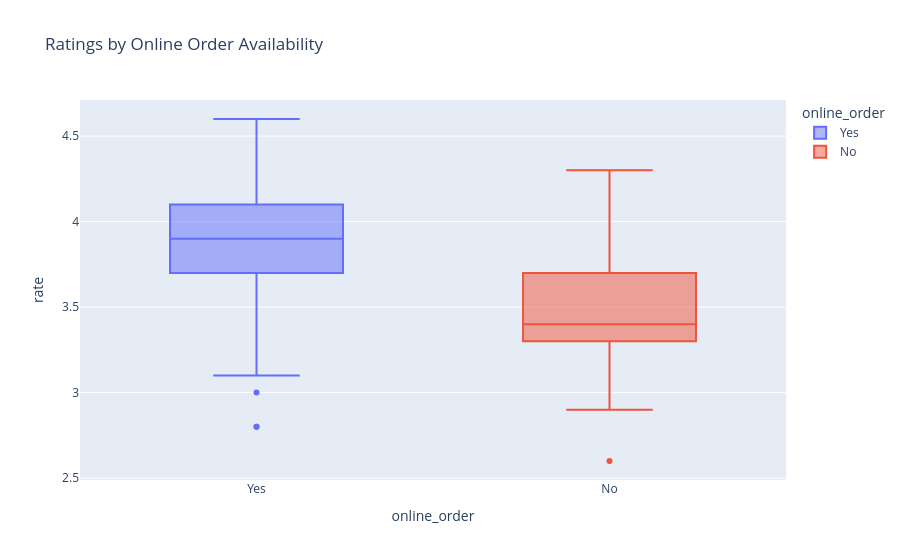

Notebook source saved alongside this figure:
### Code cell
import plotly.express as px

fig = px.box(df, x='online_order', y='rate', color='online_order',
              title='Ratings by Online Order Availability')
fig.write_html('rating_by_online_order.html')
fig.show()

### Figure 1 — Plotly figure (JSON) as saved in the notebook; plotly's stock layout.template omitted (floating-point values rounded to 4 significant figures)
{"data": [{"alignmentgroup": "True", "hovertemplate": "online_order=%{x}<br>rate=%{y}<extra></extra>", "legendgroup": "Yes", "marker": {"color": "#636efa"}, "name": "Yes", "notched": false, "offsetgroup": "Yes", "orientation": "v", "showlegend": true, "type": "box", "x": ["Yes", "Yes", "Yes", "Yes", "Yes", "Yes", "Yes", "Yes", "Yes", "Yes", "Yes", "Yes", "Yes", "Yes", "Yes", "Yes", "Yes", "Yes", "Yes", "Yes", "Yes", "Yes", "Yes", "Yes", "Yes", "Yes", "Yes", "Yes", "Yes", "Yes", "Yes", "Yes", "Yes", "Yes", "Yes", "Yes", "Yes", "Yes", "Yes", "Yes", "Yes", "Yes", "Yes", "Yes", "Yes", "Yes", "Yes", "Yes", "Yes", "Yes", "Yes", "Yes", "Yes", "Yes", "Yes", "Yes", "Yes", "Yes"], "x0": " ", "xaxis": "x", "y": [4.1, 4.1, 3.8, 3.8, 4.6, 4.0, 4.2, 4.1, 4.2, 4.2, 3.8, 3.8, 3.9, 3.8, 3.1, 3.0, 3.7, 3.6, 3.8, 4.0, 2.8, 3.9, 3.9, 4.2, 3.9, 2.8, 4.2, 4.4, 4.0, 3.8, 3.9, 3.9, 4.6, 3.6, 4.0, 3.7, 3.1, 4.1, 4.0, 3.9, 3.8, 4.2, 3.7, 3.6, 3.8, 4.1, 3.6, 3.2, 3.6, 4.1, 3.6, 3.8, 4.2, 4.4, 3.8, 4.1, 4.0, 3.9], "y0": " ", "yaxis": "y"}, {"alignmentgroup": "True", "hovertemplate": "online_order=%{x}<br>rate=%{y}<extra></extra>", "legendgroup": "No", "marker": {"color": "#EF553B"}, "name": "No", "notched": false, "offsetgroup": "No", "orientation": "v", "showlegend": true, "type": "box", "x": ["No", "No", "No", "No", "No", "No", "No", "No", "No", "No", "No", "No", "No", "No", "No", "No", "No", "No", "No", "No", "No", "No", "No", "No", "No", "No", "No", "No", "No", "No", "No", "No", "No", "No", "No", "No", "No", "No", "No", "No", "No", "No", "No", "No", "No", "No", "No", "No", "No", "No", "No", "No", "No", "No", "No", "No", "No", "No", "No", "No", "No", "No", "No", "No", "No", "No", "No", "No", "No", "No", "No", "No", "No", "No", "No", "No", "No", "No", "No", "No", "No", "No", "No", "No", "No", "No", "No", "No", "No", "No"], "x0": " ", "xaxis": "x", "y": [3.7, 3.8, 3.6, 4.0, 3.9, 3.6, 3.7, 3.2, 3.3, 3.3, 3.8, 3.9, 3.8, 3.7, 4.3, 4.0, 3.6, 4.2, 4.0, 3.7, 4.1, 3.8, 4.1, 4.1, 2.9, 3.6, 3.6, 3.7, 3.8, 3.5, 3.8, 3.8, 4.0, 3.5, 3.5, 3.7, 3.7, 3.7, 3.7, 3.2, 2.6, 3.3, 3.8, 3.7, 3.7, 3.5, 3.7, 3.5, 3.8, 3.2, 3.5, 3.4, 3.4, 3.2, 3.2, 3.2, 3.1, 3.4, 3.4, 3.4, 3.4, 3.4, 3.4, 3.4, 3.1, 3.3, 3.1, 3.3, 2.9, 2.9, 2.9, 3.3, 3.3, 3.4, 3.4, 3.4, 3.1, 4.1, 3.3, 3.1, 3.3, 2.9, 2.9, 2.9, 3.3, 3.3, 3.3, 3.3, 3.3, 3.0], "y0": " ", "yaxis": "y"}], "layout": {"boxmode": "overlay", "legend": {"title": {"text": "online_order"}, "tracegroupgap": 0}, "title": {"text": "Ratings by Online Order Availability"}, "xaxis": {"anchor": "y", "categoryarray": ["Yes", "No"], "categoryorder": "array", "domain": [0, 1], "title": {"text": "online_order"}}, "yaxis": {"anchor": "x", "domain": [0, 1], "title": {"text": "rate"}}}}
